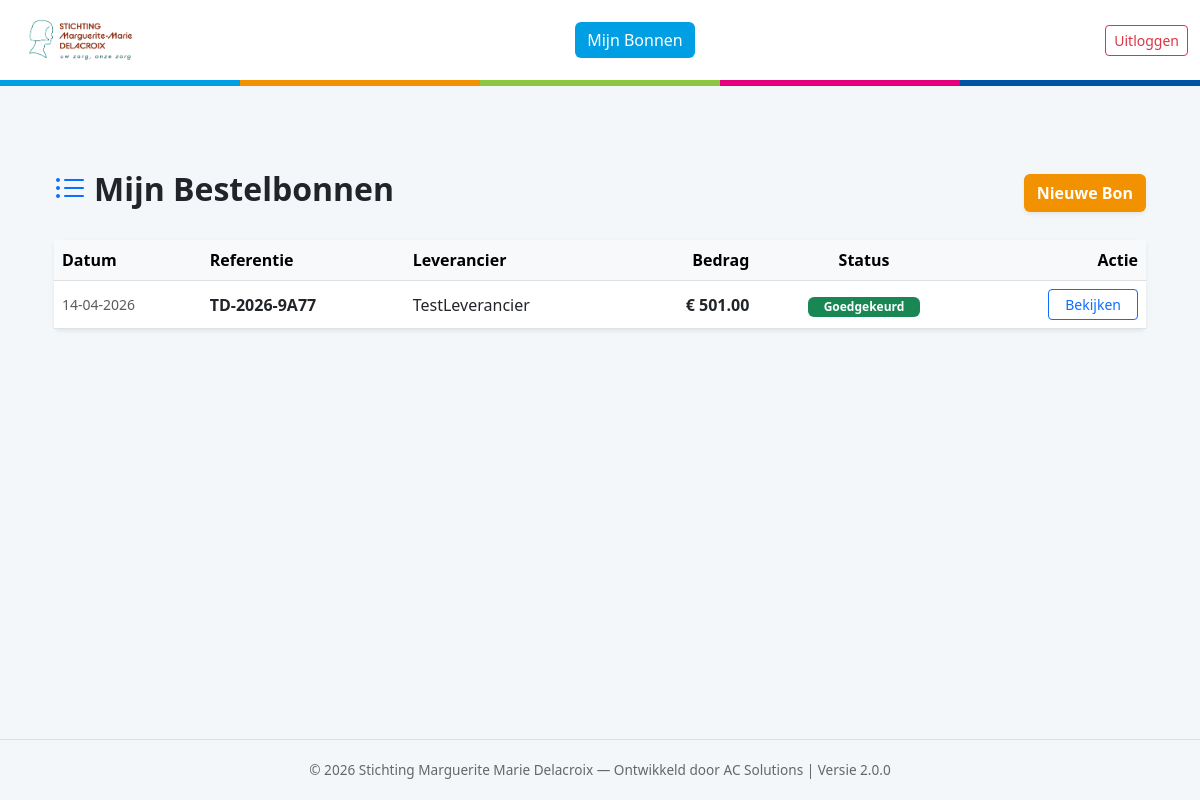
Page /my_orders (signed in) on the earlier database version.
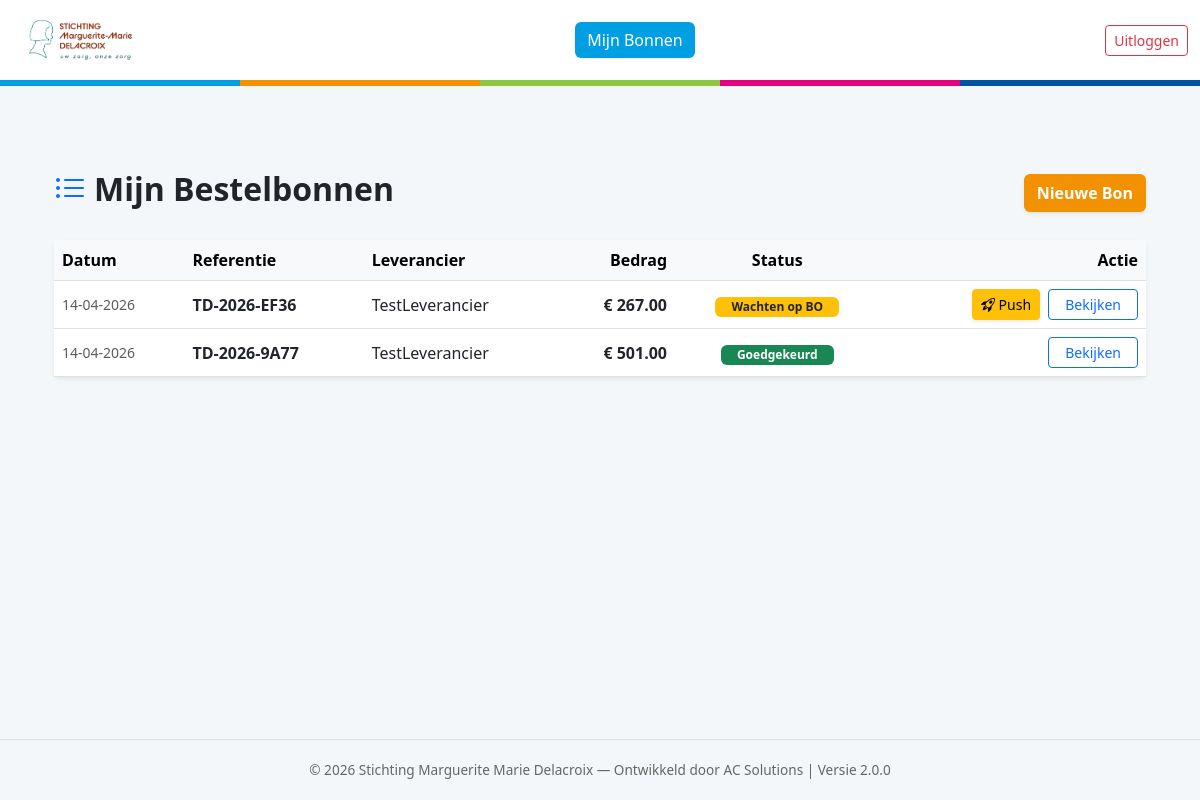
Same page on the later database version.
### models.py (models this page shows)
class Order(db.Model):
    id = db.Column(db.Integer, primary_key=True)
    order_number = db.Column(db.String(50), unique=True)
    created_at = db.Column(db.DateTime, default=datetime.utcnow)
    status = db.Column(db.String(30), default='Concept')
    reference = db.Column(db.String(200))
    total_amount = db.Column(db.Float, default=0.0)
    user_id = db.Column(db.Integer, db.ForeignKey('user.id'))
    supplier_id = db.Column(db.Integer, db.ForeignKey('supplier.id'))
    attachment_filename = db.Column(db.String(255))
    rejection_reason = db.Column(db.Text)
    notify_on_update = db.Column(db.Boolean, default=True)
    notification_type = db.Column(db.String(20), default='Final')
    bo_approval_code = db.Column(db.String(50))
    bo_approval_date = db.Column(db.DateTime)
    bo_name = db.Column(db.String(100))
    dir_approval_code = db.Column(db.String(50))
    dir_approval_date = db.Column(db.DateTime)
    dir_name = db.Column(db.String(100))
    supplier = db.relationship('Supplier', backref='orders', lazy=True)
    lines = db.relationship('OrderLine', backref='order', lazy=True)
    attachments = db.relationship('Attachment', backref='order', lazy=True)

class Supplier(db.Model):
    id = db.Column(db.Integer, primary_key=True)
    name = db.Column(db.String(100), unique=True, nullable=False)
    street = db.Column(db.String(100))
    house_number = db.Column(db.String(10))
    zip_code = db.Column(db.String(20))
    city = db.Column(db.String(100))
    country = db.Column(db.String(100), default="België")
    vat_number = db.Column(db.String(20))
    email = db.Column(db.String(120), nullable=True)

### app.py (the view)
@app.route('/my_orders')
@login_required
def my_orders():
    orders = Order.query.filter_by(user_id=current_user.id).order_by(Order.created_at.desc()).all()
    return render_template('my_orders.html', orders=orders)

### app.py (called while the page is built)
@login_manager.user_loader
def load_user(user_id):
    return User.query.get(int(user_id))

### templates/my_orders.html (shortened to what this page needs)
{% extends "base.html" %}
{% block content %}
<div class="container pb-5">
    <div class="d-flex justify-content-between align-items-center mb-4">
        <h2 class="fw-bold text-dark"><i class="bi bi-list-ul me-2 text-primary"></i>Mijn Bestelbonnen</h2>
        <a href="{{ url_for('new_order') }}" class="btn fw-bold text-white shadow-sm" style="background-color: #f29200;">Nieuwe Bon</a>
    </div>
    <div class="card shadow-sm border-0">
        <div class="card-body p-0">
            <div class="table-responsive">
                <table class="table table-hover align-middle mb-0">
                    <thead class="table-light">
                        <tr>
                            <th>Datum</th>
                            <th>Referentie</th>
                            <th>Leverancier</th>
                            <th class="text-end">Bedrag</th>
                            <th class="text-center">Status</th>
                            <th class="text-end">Actie</th>
                        </tr>
                    </thead>
                    <tbody>
                        {% for o in orders %}
                        <tr>
                            <td class="small text-muted">{{ o.created_at.strftime('%d-%m-%Y') }}</td>
                            <td>
                                <div class="fw-bold">{{ o.order_number }}</div>
                            </td>
                            <td>{{ o.supplier.name }}</td>
                            <td class="text-end fw-bold">€ {{ "%.2f"|format(o.total_amount) }}</td>
                            <td class="text-center">
    <span class="badge {% if o.status == 'Goedgekeurd' %}bg-success{% elif o.status == 'Afgewezen' %}bg-danger{% else %}bg-warning text-dark{% endif %} px-3">
        {{ o.status }}
    </span>
</td>
                            <td class="text-end text-nowrap">
                                {% if o.status == 'Wachten op BO' %}
                                <form action="{{ url_for('escalate_order', order_id=o.id) }}" method="POST" class="d-inline">
                                    <button type="submit" class="btn btn-sm btn-warning shadow-sm me-1" title="Push naar Directie bij afwezigheid van je diensthoofd (BO)" onclick="return confirm('Weet je zeker dat je deze bon direct naar de directie wilt sturen? Gebruik dit alleen bij afwezigheid van je leidinggevende.');">
                                        <i class="bi bi-rocket-takeoff"></i> Push
                                    </button>
                                </form>
                                {% endif %}
                                <a href="{{ url_for('order_detail', order_id=o.id) }}" class="btn btn-sm btn-outline-primary px-3">Bekijken</a>
                            </td>
                        </tr>
                        {% else %}
                        <tr><td colspan="6" class="text-center py-5 text-muted">Je hebt nog geen bonnen.</td></tr>
                        {% endfor %}
                    </tbody>
                </table>
            </div>
        </div>
    </div>
</div>
{% endblock %}

Differences in the rows shown:
added Order: created_at "14-04-2026", order_number "TD-2026-EF36", supplier.name "TestLeverancier", total_amount "267.00", status "Wachten op BO"
